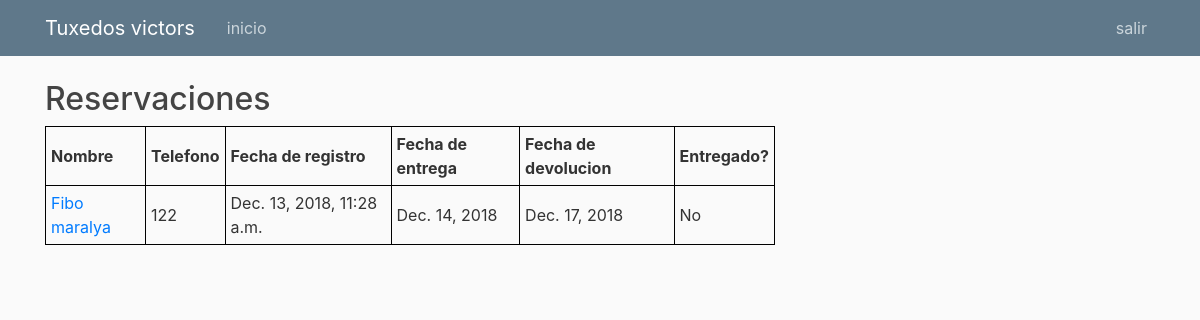
/ver_reservaciones/, run on the app's committed database.
### base/models.py (models this page shows, shortened)
class reservacion(models.Model):
	modelo_tallas = ( ('Tuxedo', 'Tuxedo'),
			('Slim Fit', 'Slim fit'),
			('Clasico', 'Clasico'),)
	camisa_tallas = ( ('Negra', 'Negra'),
			('Blanca', 'Blanca'),)
	corbata_tallas = ( ('Azul', 'Azul'),
			('Verde', 'Verde'),
			('Rojo', 'Rojo'),)
	monio_tallas = ( ('Si', 'Si'),
			('No', 'No'),)
	monio = models.CharField(max_length = 2, choices = monio_tallas)
	camisa = models.CharField(max_length = 10, choices = camisa_tallas)
	corbata = models.CharField(max_length = 10, choices = corbata_tallas)
	modelo = models.CharField(max_length = 10, choices = modelo_tallas)
	costo = models.DecimalField(max_digits=20, decimal_places=4)
	anticipo = models.DecimalField(max_digits=20, decimal_places=4)
	saldo = models.DecimalField(max_digits=20, decimal_places=4)
	deposito = models.DecimalField(max_digits=20, decimal_places=4)
	registro = models.DateTimeField(auto_now_add = True)
	entrega = models.DateField()
	devolucion = models.DateField()
	clienteid = models.ForeignKey(cliente, on_delete=models.CASCADE)
	entregado_opciones = ( ('Si', 'Si'),
			('No', 'No'),)
	entregado = models.CharField(max_length = 2, choices = entregado_opciones, default = 'No')

class cliente(models.Model):
	nombre = models.CharField(max_length=128)
	apellido = models.CharField(max_length=128)
	telefono = models.DecimalField(max_digits=20, decimal_places=0)
	pecho_tallas = ( ('34', '34'),
		('36', '36'),
		('38', '38'),
		('40', '40'),
		('42', '42'),
		('44', '44'),
		('46', '46'),
		('48', '48'),
		('50', '50'),)
	cintura_tallas = ( ('28', '28'),
		('30', '30'),
		('32', '32'),
		('34', '34'),
		('36', '36'),
		('38', '38'),
		('40', '40'),
		('42', '42'),)
	largo_tallas = ( ('34', '34'),
		('35', '35'),
		('36', '36'),
		('37', '37'),
		('38', '38'),
		('39', '39'),
		('40', '40'),
		('41', '41'),
		('42', '42'),)
	manga_tallas = ( ('22', '22'),
		('23', '23'),
		('24', '24'),
		('25', '25'),
		('26', '26'),)
	cuello_tallas = ( ('14', '14'),
		('15', '15'),
		('16', '16'),
		('17', '17'),
		('18', '18'),)
	pecho = models.CharField(max_length = 2, choices = pecho_tallas)
	cintura = models.CharField(max_length = 2, choices = cintura_tallas)
	largo_pantalon = models.CharField(max_length = 2, choices = largo_tallas)
	manga = models.CharField(max_length = 2, choices = manga_tallas)
	cuello = models.CharField(max_length = 2, choices = cuello_tallas)

### base/views.py (the view)
# urls.py: path('ver_reservaciones/', ReservacionView.as_view(), name= 'ver_reservaciones'),
class ReservacionView(ListView):
	model = reservacion
	template_name = 'base/ver_reservaciones.html'
	context_object_name = 'mira'
	ordering = ['entregado','entrega']

### base/templates/base/ver_reservaciones.html (shortened to what this page needs)
{% extends "base/base.html" %}
{% block content %}
<body>
	<h2>Reservaciones</h2>
</body>
</head>
<body>
		<table>
		    <tr>
		        <th colspan="2">Nombre</th>
		        <th>Telefono</th>
		        <th>Fecha de registro</th>
		        <th>Fecha de entrega</th>
		        <th>Fecha de devolucion</th>
		        <th>Entregado?</th>
		    </tr>
		        {% for mira in mira%}
		    <tr>
		        <td colspan="2"> <a href="{% url 'ver_detail' mira.id %}">{{ mira.clienteid.nombre }}
		        {{ mira.clienteid.apellido }}</a></td>
		        <td>{{ mira.clienteid.telefono }}</td>
		        <td>{{ mira.registro }}</td>
		        <td>{{ mira.entrega }}</td>
		        <td>{{ mira.devolucion }}</td>
		        <td>{{ mira.entregado }}</td>
		    </tr>
		    		{% endfor %}
		</table>
{% endblock content %}

### base/static/base/main.css (style rules this page uses)
body { background: #fafafa; color: #333333; margin-top: 5rem; }
h1, h2, h3, h4, h5, h6 { color: #444444; }

### base/templates/base/ver_reservaciones.html (style rules this page uses)
table, th, td { border: 1px solid black; border-collapse: collapse; }
th, td { padding: 5px; text-align: left; }

### data on the page
reservacion: clienteid.nombre "Fibo", clienteid.apellido "maralya", clienteid.telefono "122", registro "Dec. 13, 2018, 11:28 a.m.", entrega "Dec. 14, 2018", devolucion "Dec. 17, 2018", entregado "No"
